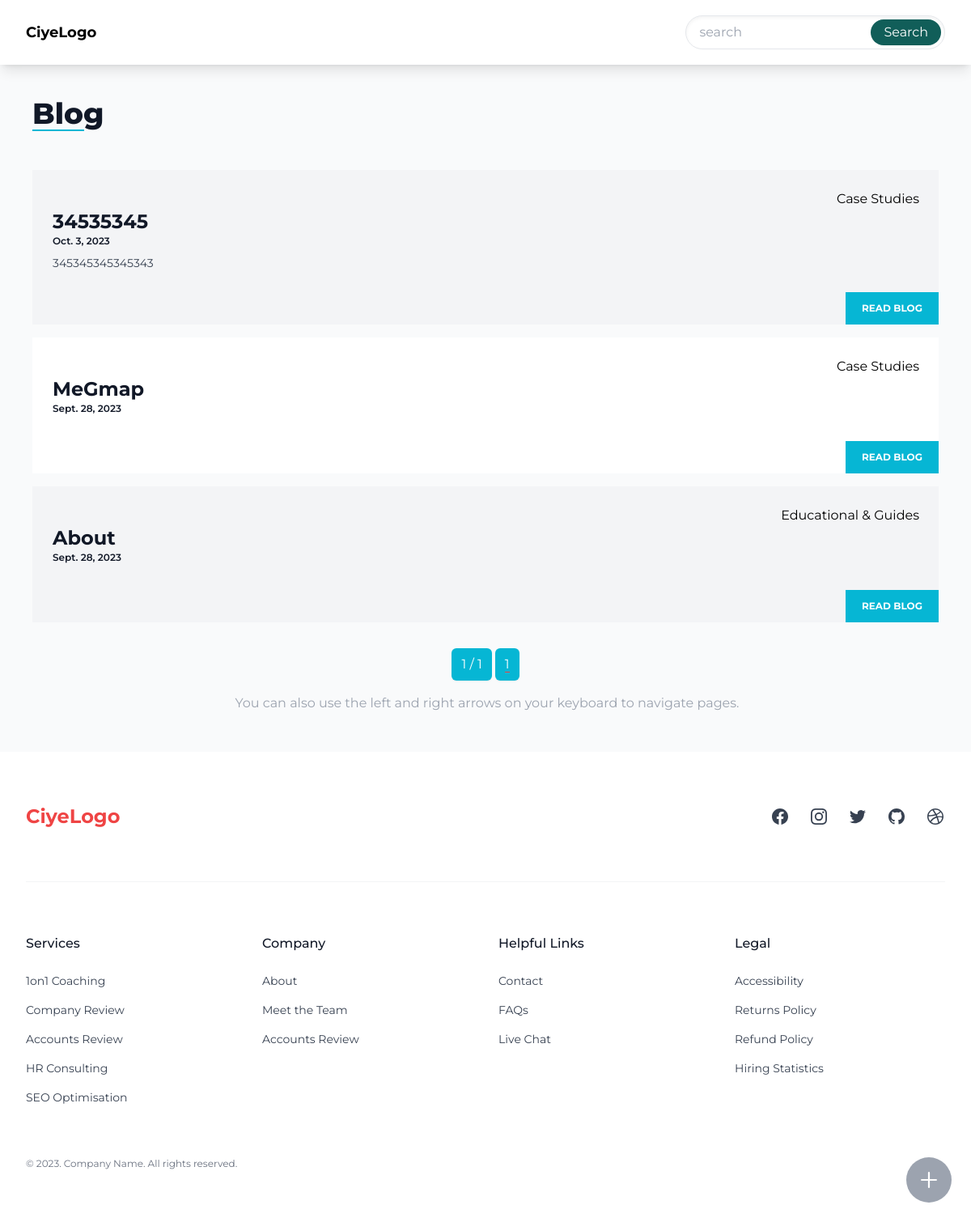
The page /blog/ on the database as committed earlier.
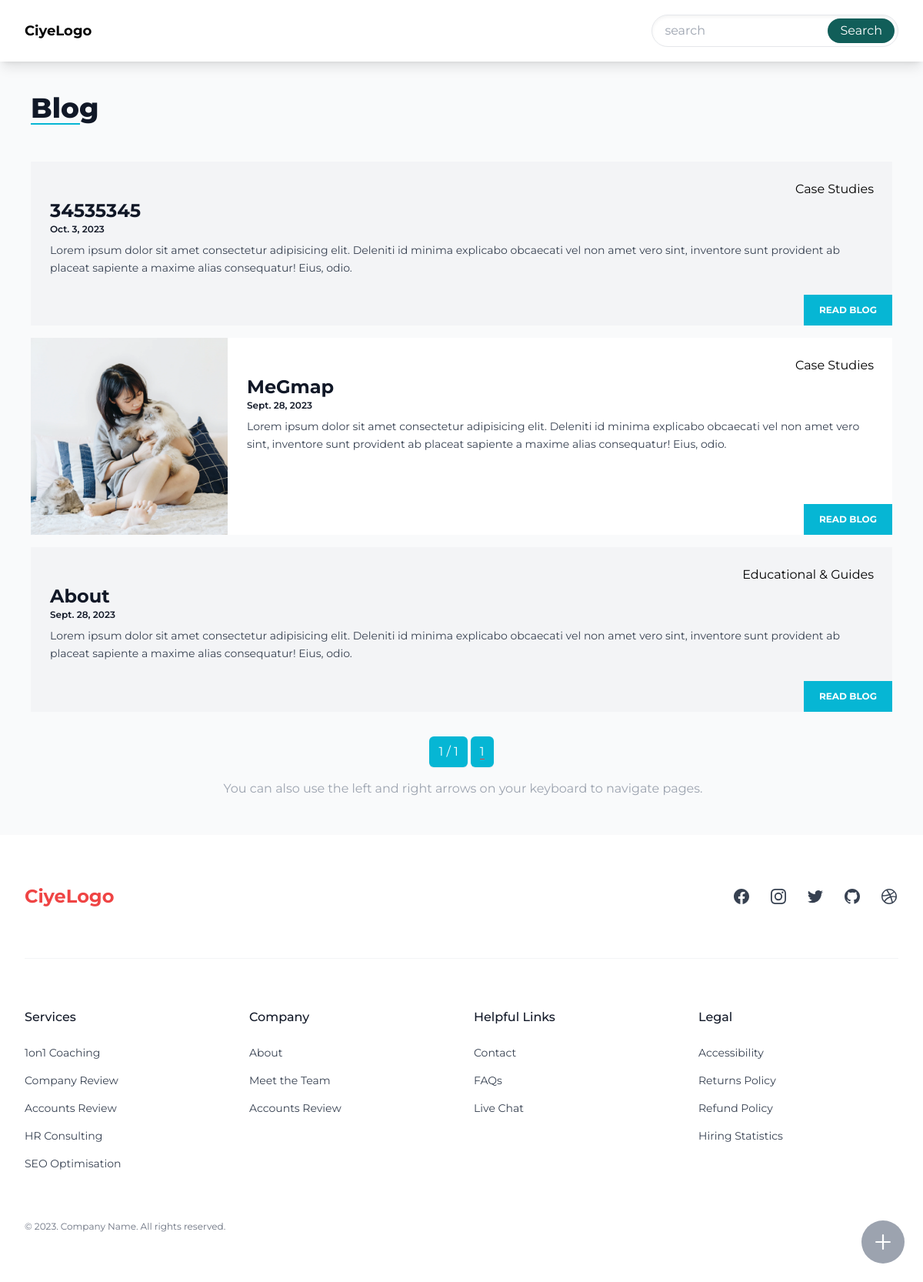
The same page on the database as committed later.
### blog/models.py (models this page shows, shortened)
class Blog(BaseModel):
    title = models.CharField(max_length=200)
    slug = models.SlugField(max_length=200, unique=True,blank=True,null=True)
    description = models.TextField(null=True, blank=True)
    image = models.ImageField(upload_to=get_upload_path, null=True, blank=True)
    content = RichTextUploadingField(null=True,blank=True)
    category = models.ForeignKey(Category,on_delete=models.SET_NULL,null=True,blank=True,related_name='blog')
    custom_order = models.IntegerField(default=0)
    created_at = models.DateTimeField(auto_now_add=True,null=True,blank=True)
    updated_at = models.DateTimeField(auto_now=True,null=True,blank=True)
    def get_absolute_url(self):
        return reverse("blog-detail", kwargs={"slug": self.slug})
    class Meta:
        ordering = ['-custom_order','-is_featured', '-id',]

class Category(MPTTModel):
    name = models.CharField(max_length=50, unique=True)
    slug = models.SlugField(max_length=100, unique=True, null=True, blank=True)
    description = models.CharField(max_length=200, blank=True, null=True)
    parent = TreeForeignKey('self', on_delete=models.CASCADE,
                            null=True, blank=True, related_name='children')
    custom_order = models.IntegerField(default=0)
    created_at = models.DateTimeField(auto_now_add=True)
    updated_at = models.DateTimeField(auto_now=True)
    class MPTTMeta:
        order_insertion_by = ['-custom_order', 'name']
    def __str__(self) -> str:
        return self.name
    class Meta:
        verbose_name_plural = 'Categories'
    def get_absolute_url(self):
        url_list = [self.slug]
        parent = self.parent
        while parent:
            url_list.insert(0, parent.slug)
            parent = parent.parent
        category_path = '/'.join(url_list)
        return reverse('blog-list', args=[category_path])

### blog/views.py (the view)
# urls.py: path('',views.BlogIndex.as_view(),name='blog-index'),
class BlogIndex(ListView):
    model = Blog
    paginate_by = 12
    template_name = "blog/blog-index.html"

### form_handlers/forms.py
class InquiryForm(forms.ModelForm):
    class Meta:
        model = Inquiry
        exclude = ['source_webpage', 'source_ip', 'country_from_ip']

### abstractapp/custom_context_processors.py (called while the page is built)
def categories(request):
    product_categories = ProductCategory.objects.all()
    product_root_categories = ProductCategory.objects.filter(Q(level=1)|Q(level=1))
    blog_categories = BlogCategory.objects.all()
    blog_root_categories = BlogCategory.objects.filter(level=0)
    return {
        'product_categories': product_categories,
        'product_root_categories': product_root_categories,
        'blog_categories':blog_categories,
        'blog_root_categories':blog_root_categories,
    }

def inquiry_form(request):
    return {
        'inquiry_form':InquiryForm(),
    }

def contact(request):
    contacts = ContactInformation.objects.all().order_by('custom_order')
    contact_dict = {contact.name: contact for contact in contacts}
    return {'contact': contact_dict}

### products/models.py (called while the page is built)
    def get_absolute_url(self):
        url_list = [self.slug]
        parent = self.parent
        while parent:
            url_list.insert(0, parent.slug)
            parent = parent.parent
        category_path = '/'.join(url_list)
        return reverse('category-products', args=[category_path])

### blog/templates/blog/blog-index.html
{% extends "base.html" %}
{% block content %}
  <div class="custom-container ">
    <div class="prose mt-10">
      <h1>
        Blog
      </h1>
      <div class="custom-bar -mt-8">
      </div>
    </div>
    {% include "blog/partial/card-horizontal.html" with parent_name="blog-index" %}
    {% include "partial/pagination.html" %}
  </div>
{% endblock %}

### templates/base.html (shortened to what this page needs)
{% load static tailwind_tags %}
<!DOCTYPE html>
<html lang="en">
  <head>
    <script src="https://cdn.tailwindcss.com"></script>
    {% tailwind_css %}
  </head>
  <body x-data="{openMobileNav:false}" class="bg-gray-50 font-montserrat">
    <header class=" sticky top-0 z-50 w-full {% block header_class %}shadow-lg{% endblock %}">
      <div class="flex items-center justify-between h-20 px-8 py-2 bg-white ">
        <a href="/" class="text-lg font-bold">CiyeLogo</a>
        <div class="hidden md:block shrink">
          {% include 'partial/search-bar.html' %}
        </div>
      </div>
    </header>
    {% block content %}
    {% endblock content %}
    {%include 'partial/button-contact.html'%}
    {%include 'partial/footer.html'%}
  </body>
</html>

### templates/partial/search-bar.html
<form class="flex bg-white border rounded-full shadow-inner">
  <input type="search"
         name="q"
         placeholder="search"
         class="px-4 bg-transparent border-none focus:ring-0"
         hx-get="{% url 'search' %}"
         hx-target="#search-results"
         hx-trigger="keyup change delay:500ms" />
  <button class="px-4 py-1 m-1 text-white bg-teal-800 rounded-full"
          hx-get="{% url 'search' %}"
          hx-target="#search-results"
          hx-trigger="click">
    Search
  </button>
</form>

### blog/templates/blog/partial/card-horizontal.html (shortened to what this page needs)
{% for object in object_list %}
<article class="flex {% cycle 'bg-gray-100' 'bg-white' %} my-4 transition hover:shadow">
  {% if object.image %}
    <div class="hidden  sm:block sm:basis-64">
      <img alt="{{ object.title }}"
           src="{{ object.image.url }}"
           class="aspect-square h-full my-auto w-full object-cover" />
    </div>
  {% endif %}
  <div class="flex flex-1 flex-col justify-between">
    <div class="border-s border-gray-900/10 p-4 sm:border-l-transparent sm:p-6">
      <div class="text-right ">
        <a
        {% if parent_name != "main-list" %}
href="{{ object.category.get_absolute_url }}"
        {% endif %}>{{ object.category }}</a>
      </div>
      <a href="{{ object.get_absolute_url }}"
      >
        <h3 class="font-bold text-2xl capitalize text-gray-900">
          {{ object.title }}
        </h3>
      </a>
      <div>
        <time datetime="{{ object.created_at }}"
              class="flex items-center justify-between gap-4 text-xs font-semibold capitalize text-gray-900">
          <span>{{ object.created_at|date }}</span>
        </time>
      </div>
      <p class="mt-2 line-clamp-4 text-sm/relaxed text-gray-700">
        {{ object.description }}
      </p>
    </div>
    <div class="sm:flex sm:items-end sm:justify-end">
      <a href="{{ object.get_absolute_url }}"
         class="block bg-cyan-500 px-5 py-3 text-center text-xs font-bold uppercase text-white transition hover:underline hover:underline-offset-4">
        Read Blog
      </a>
    </div>
  </div>
</article>
  {% endfor %}

### templates/partial/pagination.html (shortened to what this page needs)
<div class="flex flex-wrap items-center justify-center p-4 my-4 space-x-1  select-none pagination text-white"
     x-data>
  <span class="px-3 py-2 transition duration-300 ease-in-out rounded-md shadow-sm bg-cyan-500 group">{{ page_obj.number }} / {{ paginator.num_pages }}</span>
  {% for page_num in paginator.page_range %}
    {% if page_obj.number == page_num %}
      <p class="px-3 py-2 transition duration-300 ease-in-out rounded-md shadow-sm bg-cyan-500 group">
        <span class="border-b border-red-500">{{ page_num }}</span>
      </p>
      {% endif %}
    {% endfor %}
    <div class="inline-flex items-center justify-center w-full p-4 text-center text-gray-400">
      You can also use the left and right arrows on your keyboard to navigate pages.
    </div>
  </div>

### templates/partial/button-contact.html (shortened to what this page needs)
<div data-dial-init class="fixed flex right-6 bottom-6 group"
    x-data="{scaleWechat:false}">
    <button type="button"
            data-dial-toggle="speed-dial-menu-horizontal"
            aria-controls="speed-dial-menu-horizontal"
            aria-expanded="false"
            class="flex items-center justify-center text-white bg-gray-400 rounded-full w-14 h-14 hover:bg-gray-500 dark:bg-cyan-300 dark:hover:bg-blue-700 focus:ring-4 focus:ring-blue-300 focus:outline-none dark:focus:ring-blue-800">
        <svg class="w-5 h-5 transition-transform group-hover:rotate-45"
             aria-hidden="true"
             xmlns="http://www.w3.org/2000/svg"
             fill="none"
             viewBox="0 0 18 18">
            <path stroke="currentColor" stroke-linecap="round" stroke-linejoin="round" stroke-width="2" d="M9 1v16M1 9h16" />
        </svg>
    </button>
</div>

### templates/partial/footer.html (shortened to what this page needs)
<footer class="bg-white">
    <div
      class="mx-auto max-w-screen-xl space-y-8 px-4 py-16 sm:px-6 lg:space-y-16 lg:px-8"
    >
      <div class="sm:flex sm:items-center sm:justify-between">
        <div class="text-red-500 text-2xl font-bold">
          CiyeLogo
        </div>
        <ul class="mt-8 flex justify-start gap-6 sm:mt-0 sm:justify-end">
          <li>
            <a
              href="/"
              rel="noreferrer"
              target="_blank"
              class="text-gray-700 transition hover:opacity-75"
            >
            </a>
          </li>
          <li>
            <a
              href="/"
              rel="noreferrer"
              target="_blank"
              class="text-gray-700 transition hover:opacity-75"
            >
            </a>
          </li>
          <li>
            <a
              href="/"
              rel="noreferrer"
              target="_blank"
              class="text-gray-700 transition hover:opacity-75"
            >
            </a>
          </li>
          <li>
            <a
              href="/"
              rel="noreferrer"
              target="_blank"
              class="text-gray-700 transition hover:opacity-75"
            >
            </a>
          </li>
          <li>
            <a
              href="/"
              rel="noreferrer"
              target="_blank"
              class="text-gray-700 transition hover:opacity-75"
            >
            </a>
          </li>
        </ul>
      </div>
      <div
        class="grid grid-cols-1 gap-8 border-t border-gray-100 pt-8 sm:grid-cols-2 lg:grid-cols-4 lg:pt-16"
      >
        <div>
          <p class="font-medium text-gray-900">Services</p>
          <ul class="mt-6 space-y-4 text-sm">
            <li>
              <a href="#" class="text-gray-700 transition hover:opacity-75">
                1on1 Coaching
              </a>
            </li>
            <li>
              <a href="#" class="text-gray-700 transition hover:opacity-75">
                Company Review
              </a>
            </li>
            <li>
              <a href="#" class="text-gray-700 transition hover:opacity-75">
                Accounts Review
              </a>
            </li>
            <li>
              <a href="#" class="text-gray-700 transition hover:opacity-75">
                HR Consulting
              </a>
            </li>
            <li>
              <a href="#" class="text-gray-700 transition hover:opacity-75">
                SEO Optimisation
              </a>
            </li>
          </ul>
        </div>
        <div>
          <p class="font-medium text-gray-900">Company</p>
          <ul class="mt-6 space-y-4 text-sm">
            <li>
              <a href="#" class="text-gray-700 transition hover:opacity-75">
                About
              </a>
            </li>
            <li>
              <a href="#" class="text-gray-700 transition hover:opacity-75">
                Meet the Team
              </a>
            </li>
            <li>
              <a href="#" class="text-gray-700 transition hover:opacity-75">
                Accounts Review
              </a>
            </li>
          </ul>
        </div>
        <div>
          <p class="font-medium text-gray-900">Helpful Links</p>
          <ul class="mt-6 space-y-4 text-sm">
            <li>
              <a href="#" class="text-gray-700 transition hover:opacity-75">
                Contact
              </a>
            </li>
            <li>
              <a href="#" class="text-gray-700 transition hover:opacity-75">
                FAQs
              </a>
            </li>
            <li>
              <a href="#" class="text-gray-700 transition hover:opacity-75">
                Live Chat
              </a>
            </li>
          </ul>
        </div>
        <div>
          <p class="font-medium text-gray-900">Legal</p>
          <ul class="mt-6 space-y-4 text-sm">
            <li>
              <a href="#" class="text-gray-700 transition hover:opacity-75">
                Accessibility
              </a>
            </li>
            <li>
              <a href="#" class="text-gray-700 transition hover:opacity-75">
                Returns Policy
              </a>
            </li>
            <li>
              <a href="#" class="text-gray-700 transition hover:opacity-75">
                Refund Policy
              </a>
            </li>
            <li>
              <a href="#" class="text-gray-700 transition hover:opacity-75">
                Hiring Statistics
              </a>
            </li>
          </ul>
        </div>
      </div>
      <p class="text-xs text-gray-500">
        &copy; 2023. Company Name. All rights reserved.
      </p>
    </div>
  </footer>

Rows that differ between the two databases and show on the page:
changed Blog "Oct. 3, 2023": description "345345345345343" → "Lorem ipsum dolor sit amet consectetur adipisicing elit. Deleniti id minima explicabo obcaecati vel non amet vero sint, inventore sunt provident ab placeat sapiente a maxime alias consequatur! Eius, odio."
changed Blog "MeGmap": image empty → "blog/images/2.webp" (drawn); image: picture added; description (not shown) → "Lorem ipsum dolor sit amet consectetur adipisicing elit. Deleniti id minima explicabo obcaecati vel non amet vero sint, inventore sunt provident ab placeat sapiente a maxime alias consequatur! Eius, odio."
changed Blog "About": description (not shown) → "Lorem ipsum dolor sit amet consectetur adipisicing elit. Deleniti id minima explicabo obcaecati vel non amet vero sint, inventore sunt provident ab placeat sapiente a maxime alias consequatur! Eius, odio."
